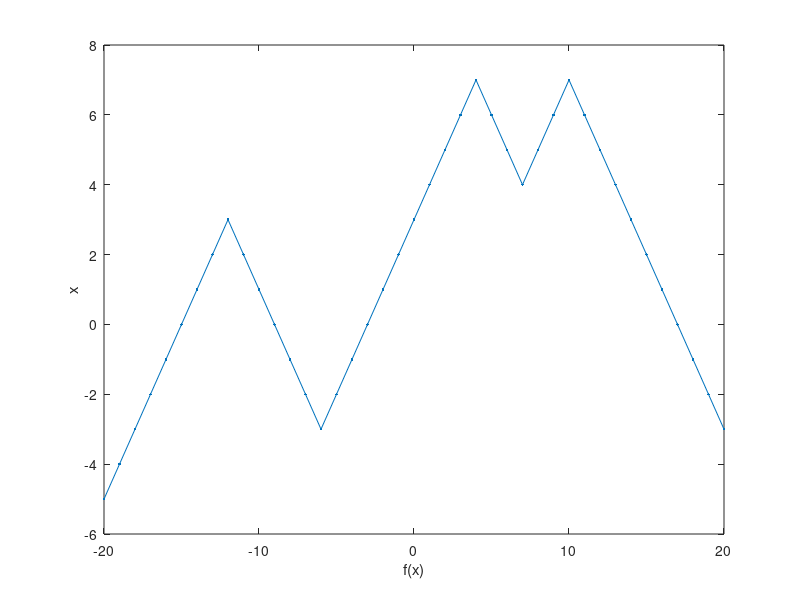

The MATLAB source for this figure:
x=-20:1:20;
y=[-5 -4 -3 -2 -1 0 1 2 3 2 1 0 -1 -2 -3 -2 -1 0 1 2 3 4 5 6 7 6 5 4 5 6 7 6 5 4 3 2 1 0 -1 -2 -3];
plot(x,y)
plot(x,y, '.-')
xlabel('f(x)')
ylabel('x')
